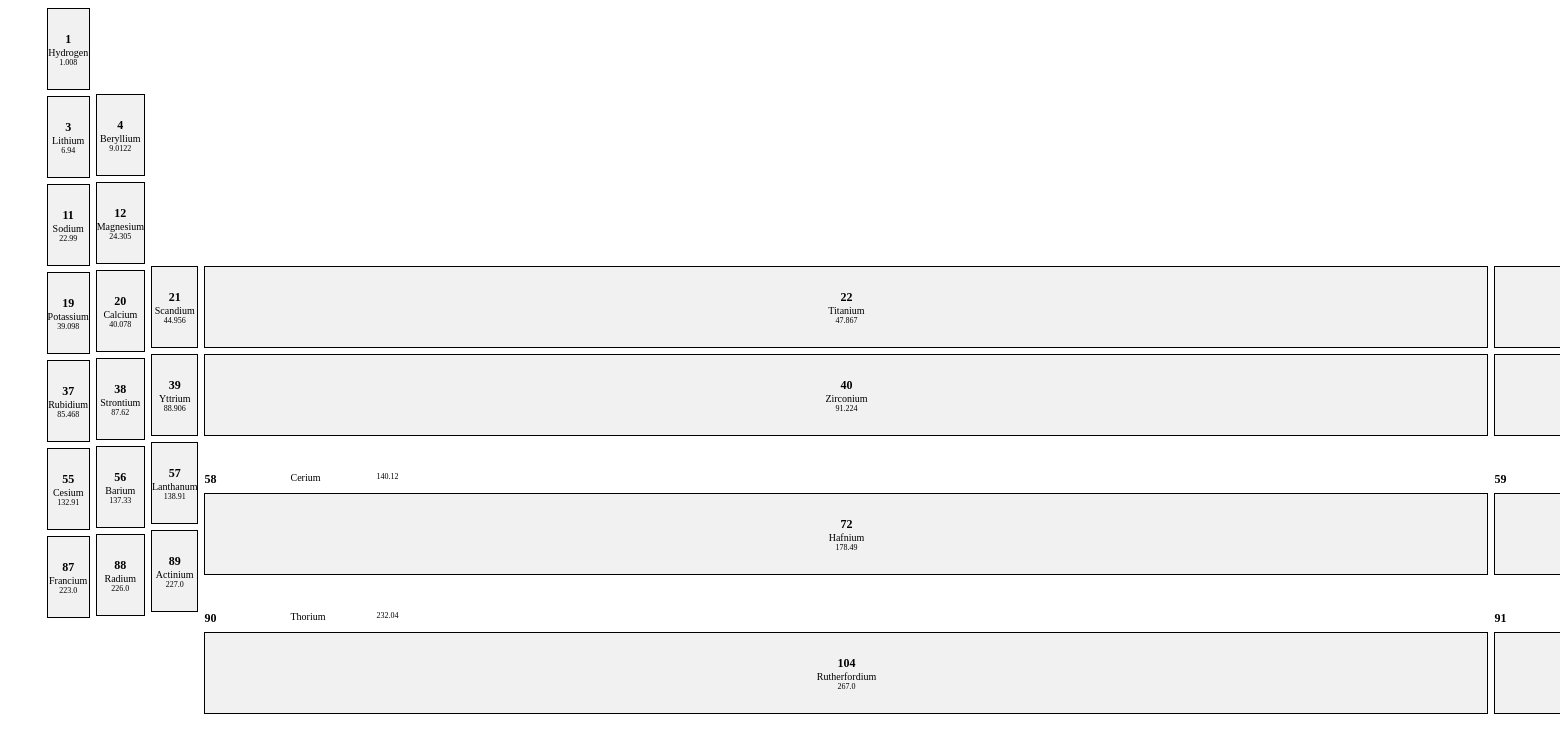
The page / on the database its author committed.
### tables this page shows
CREATE TABLE "Element" (ID INTEGER PRIMARY KEY,`Atomic_number` INTEGER, `Group_number` INTEGER, `Period_number` INTEGER, `State` INTEGER, `Category` INTEGER, `Boilingpoint` INTEGER, `Meltingpoint` INTEGER, `Element_name` TEXT, `Atomic_mass` FLOAT, FOREIGN KEY (Category) REFERENCES category(id), FOREIGN KEY (State) REFERENCES state(id));

### app.py (the view)
@app.route('/')
def index():
    group = []
    blank = [0,1,3,3,3,3,3,3,3,3,3,3,1,1,1,1,1,0]
    for group_num in range(1,19):
        row = query_db(""" SELECT Element.*, state.state AS state_name, category.category AS category_name
                            FROM Element
                            LEFT JOIN state ON Element.State = state.id
                            LEFT JOIN category ON Element.Category = category.id
                            WHERE Element.Group_number = ?
                    """, (group_num,))
        group.append((row, blank[group_num-1]))
    return render_template('home.html',elements=group)

### app.py (called while the page is built)
def get_db():
    db = getattr(g, '_database', None)
    if db is None:
        db = g._database = sqlite3.connect(DATABASE)
        db.row_factory = sqlite3.Row
    return db

@app.teardown_appcontext
def close_connection(exception):
    db = getattr(g, '_database', None)
    if db is not None:
        db.close()

def query_db(query, args=(), one=False):
    cur = get_db().execute(query, args)
    rv = cur.fetchall()
    cur.close()
    return (rv[0] if rv else None) if one else rv

### templates/home.html (shortened to what this page needs)
<!DOCTYPE html>
<html>
<head>
    <link rel="stylesheet" href="{{ url_for('static', filename='style.css') }}">
</head>
<body>
    <div class= "grid" >
       {% for group, blank in elements %}
            <div class = "group">
                {% for element in group %}
                    {% if not (58 <= element['Atomic_number'] <= 71 or 90 <= element['Atomic_number'] <= 103) %}
                        <div class = "element">
                            <span class = "atomic">{{ element['Atomic_number'] }} </span>
                            <span class = "name">{{ element['Element_name']}}</span>
                            <span class = "atomic_mass">{{ element['Atomic_mass']}}</span>
                        </div>
                    {% endif %}
                    {% if 58 <= element['Atomic_number'] <= 71 %}
                        <div class = "special">
                            <span class = "atomic">{{ element['Atomic_number'] }} </span>
                            <span class = "name">{{ element['Element_name']}}</span>
                            <span class = "atomic_mass">{{ element['Atomic_mass']}}</span>
                        </div>
                    {% endif %}
                    {% if 90 <= element['Atomic_number'] <= 103 %}
                        <div class = "special">
                            <span class = "atomic">{{ element['Atomic_number'] }} </span>
                            <span class = "name">{{ element['Element_name']}}</span>
                            <span class = "atomic_mass">{{ element['Atomic_mass']}}</span>
                        </div>
                    {% endif %}
            {% endfor %}
            </div>
        {% endfor %}
    </div>
</body>
</html>

### static/style.css (style rules this page uses)
.grid { display: grid; grid-template-columns: repeat(18, 1fr); gap: 6px; width: 95%; margin: auto; }
.element { border: 1px solid black; background-color: #f1f1f1; height: 80px; display: flex; flex-direction: column; justify-content: center; align-items: center; text-align: center; }
.atomic { font-size: 12px; font-weight: bold; }
.name { font-size: 10px; }
.atomic_mass { font-size: 8px; }
.group { display: flex; flex-direction: column; gap: 6px; }
.special { display: grid; grid-template-columns: repeat(15, 80px); gap: 6px; margin: 30px auto 0; width: fit-content; }

### rows shown on the page
Element: Atomic_number "1", Element_name "Hydrogen", Atomic_mass "1.008"
Element: Atomic_number "3", Element_name "Lithium", Atomic_mass "6.94"
Element: Atomic_number "11", Element_name "Sodium", Atomic_mass "22.99"
Element: Atomic_number "19", Element_name "Potassium", Atomic_mass "39.098"
Element: Atomic_number "37", Element_name "Rubidium", Atomic_mass "85.468"
Element: Atomic_number "55", Element_name "Cesium", Atomic_mass "132.91"
Element: Atomic_number "87", Element_name "Francium", Atomic_mass "223.0"
Element: Atomic_number "4", Element_name "Beryllium", Atomic_mass "9.0122"
Element: Atomic_number "12", Element_name "Magnesium", Atomic_mass "24.305"
Element: Atomic_number "20", Element_name "Calcium", Atomic_mass "40.078"
Element: Atomic_number "38", Element_name "Strontium", Atomic_mass "87.62"
Element: Atomic_number "56", Element_name "Barium", Atomic_mass "137.33"
Element: Atomic_number "88", Element_name "Radium", Atomic_mass "226.0"
Element: Atomic_number "21", Element_name "Scandium", Atomic_mass "44.956"
Element: Atomic_number "39", Element_name "Yttrium", Atomic_mass "88.906"
Element: Atomic_number "57", Element_name "Lanthanum", Atomic_mass "138.91"
Element: Atomic_number "89", Element_name "Actinium", Atomic_mass "227.0"
Element: Atomic_number "22", Element_name "Titanium", Atomic_mass "47.867"
Element: Atomic_number "40", Element_name "Zirconium", Atomic_mass "91.224"
Element: Atomic_number "58", Element_name "Cerium", Atomic_mass "140.12"
Element: Atomic_number "72", Element_name "Hafnium", Atomic_mass "178.49"
Element: Atomic_number "90", Element_name "Thorium", Atomic_mass "232.04"
Element: Atomic_number "104", Element_name "Rutherfordium", Atomic_mass "267.0"
Element: Atomic_number "59"
Element: Atomic_number "91"
